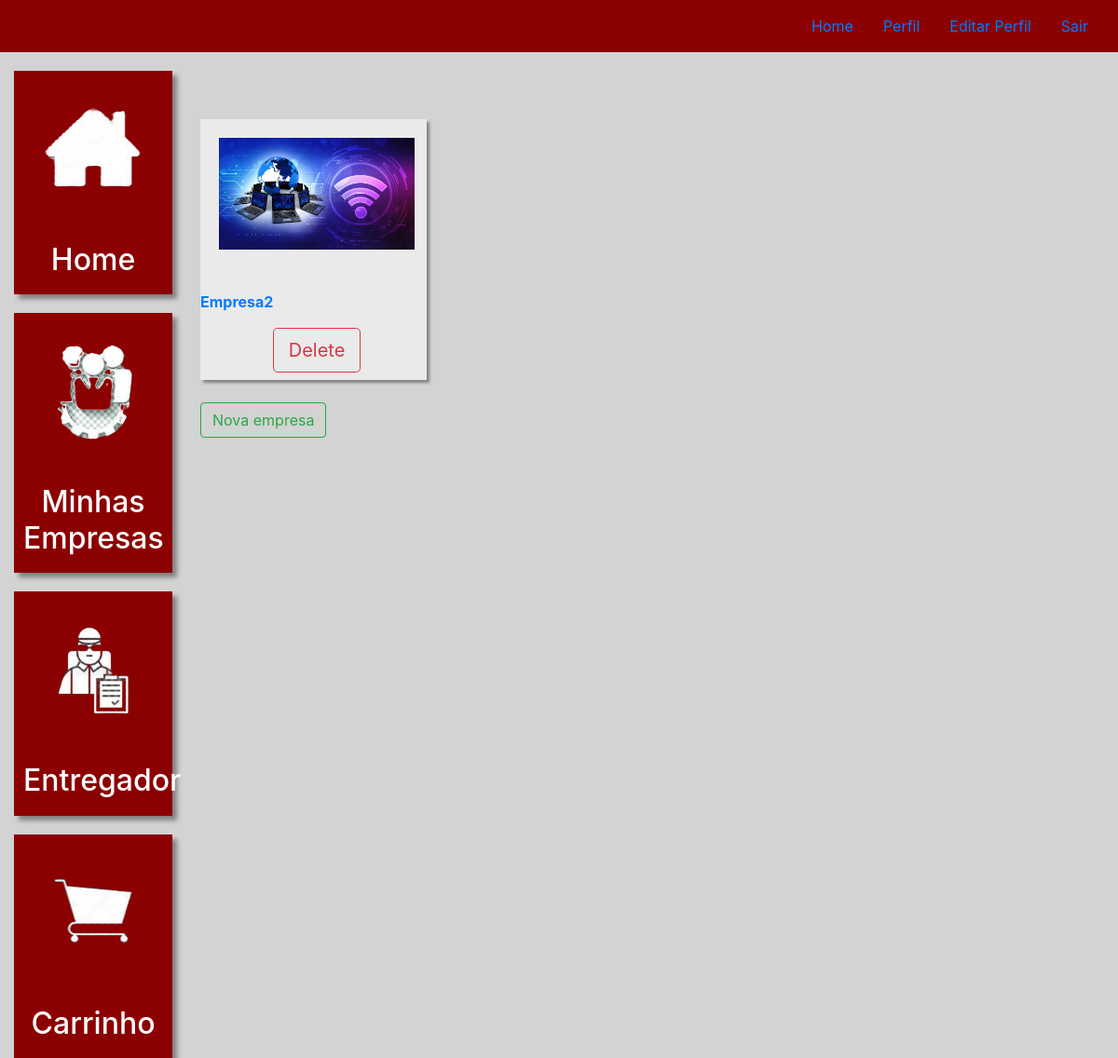
Before: /company_list/ (signed in) with the older database file.
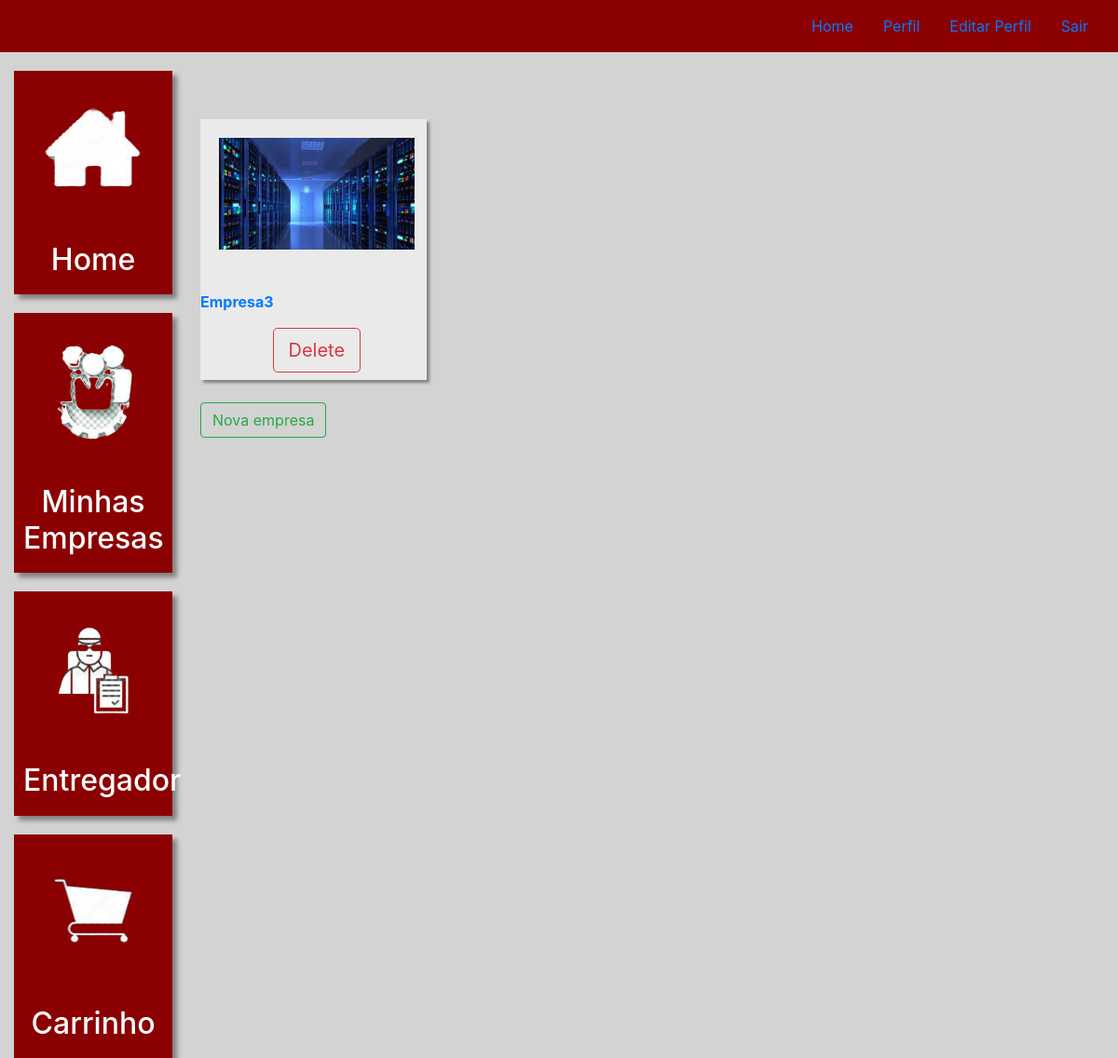
After: the same page with the newer database file.
### business/models.py (models this page shows, shortened)
class Company(models.Model):
    choice_plan =((1,"Gratis"),(2,"Básico"),(3, "Premium"))
    name_company = models.CharField(max_length=100, null=False, blank=False)
    cnpj = models.CharField(max_length=20)
    phone = models.CharField(max_length=19)
    address = models.CharField(blank=True, max_length=100)
    cep = models.CharField(blank=True, max_length=11)
    city = models.CharField(max_length=100)
    state = models.CharField(max_length=20)
    chosen_plan = models.IntegerField(choices=choice_plan, default=1)
    linked_user = models.ForeignKey(User, related_name='linked_user', on_delete=models.CASCADE)
    image = models.ImageField(null=True, blank=True)
    active = models.BooleanField(default=True)

### business/views.py (the view, shortened to what this page needs)
# urls.py: path('company_list/', views.company_list, name='companys'),
@login_required(login_url='/auth/login/')
def company_list(request):
    companys = Company.objects.filter(linked_user=request.user)
    if request.method == "GET":
        form = CompanyForm()
        context = {
            'companys': companys,
            'form': form
        }
        return render(request, template_name="companys.html", context=context)

### business/templates/companys.html (shortened to what this page needs)
{% extends 'base_business.html' %}
{% load static %}
{% block 'business' %}
<br>
<br>
<br>
    <div class="row">
        {% for company in companys %}
            <div class="col-md-4">
                <a href="{% url 'company_data' company.id  %}" class="link-hover">
                    <div id="card-business" >
                        <div class="foto-perfil" >
                            {% if company.image %}
                                <img height="120" weight="120" style="margin: 20px;" src="{{ company.image.url }}" alt="Imagem da minha empresa">
                            {% endif %}
                        </div>
                        <br>
                        <p class="dados">{{company.name_company}}</p>
                        <h3><a href={% url "delete_company" company.id %} class="btn btn-outline-danger btn-lg">Delete</a> </h3>
                    </div>
                </a>
            </div>
        {% endfor %}
    </div>
    <br>
    <button type="button" class="btn btn-outline-success" data-toggle="modal" data-target="#modal">
        Nova empresa
    </button>
    <br>
    <br>
  {% endblock%}

Changed rows visible on the page:
removed Company: image (picture), name_company "Empresa2"
added Company: image (picture), name_company "Empresa3"
